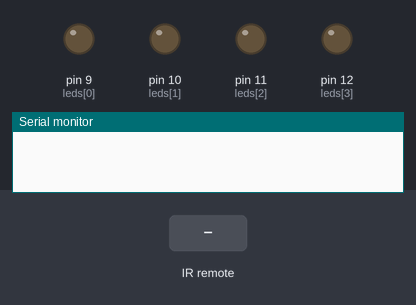
The sketch below on a simulated Arduino Uno, built with avr-gcc and run on an emulated ATmega328P. Shown: output pins drawn as LEDs (lit = HIGH), the last lines printed to the serial monitor. The test bench sets the inputs (shaded band).

Above: at 1.2 s.
1.3 s: infrared code 0xF720DF received
At 2.5 s:
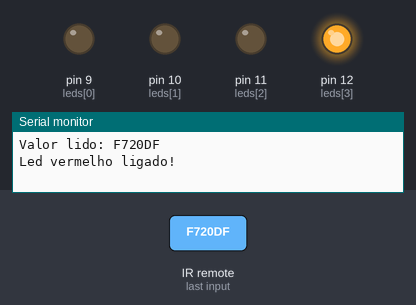
2.8 s: infrared code 0xF7A05F received
At 3.9 s:
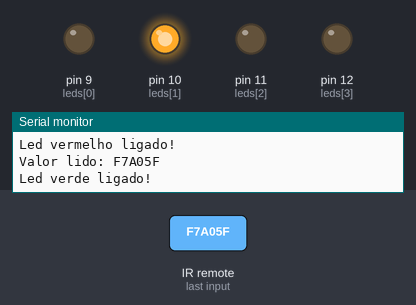
4.3 s: infrared code 0xF7E01F received
At 5.0 s:
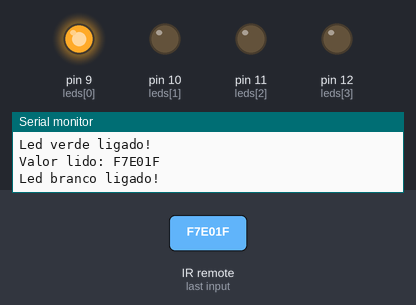
5.8 s: infrared code 0xF728D7 received
At 6.1 s:
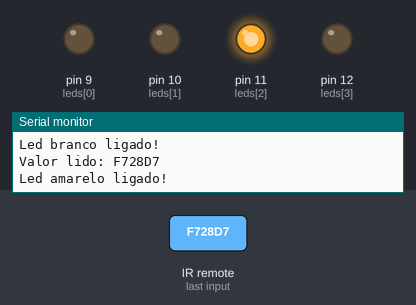
7.3 s: infrared code 0xF720DF received
At 8.5 s:
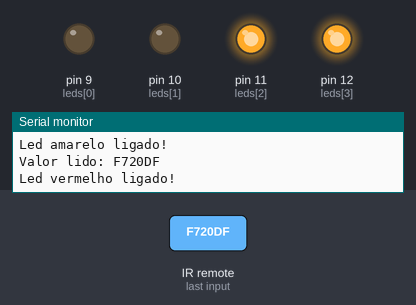
8.8 s: infrared code 0xF7A05F received
At 9.6 s:
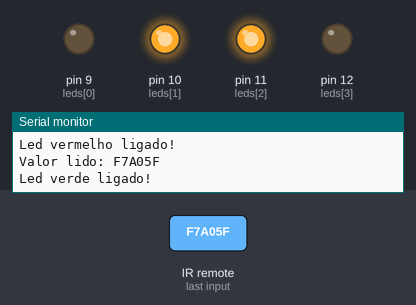
Timing chart, 0 to 11.3 s (numbered marks = the images above; inputs shaded):
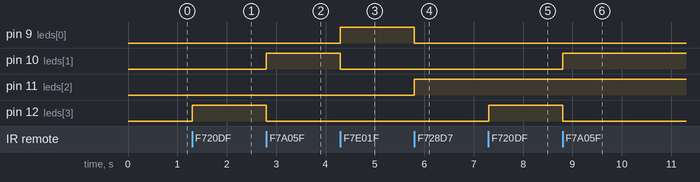

Measured:
- after the input at 1.3 s, pin 12 (leds[3]): LOW → HIGH at once
- after the input at 2.8 s, pin 10 (leds[1]): LOW → HIGH at once; pin 12 (leds[3]): HIGH → LOW at once
- after the input at 4.3 s, pin 9 (leds[0]): LOW → HIGH at once; pin 10 (leds[1]): HIGH → LOW at once
- after the input at 5.8 s, pin 9 (leds[0]): HIGH → LOW at once; pin 11 (leds[2]): LOW → HIGH at once
- after the input at 7.3 s, pin 12 (leds[3]): LOW → HIGH at once
- after the input at 8.8 s, pin 10 (leds[1]): LOW → HIGH at once; pin 12 (leds[3]): HIGH → LOW at once

The sketch:

SensorIR.ino
```cpp
#include <Arduino.h>
#include <IRremote.h>
#include <IRremoteInt.h>

const int leds[4] = {9, 10, 11, 12};
const int IR = 8;
int estado;
float armazenaValor;

IRrecv irrecv(IR);
decode_results results;

void setup() {
  for(int i = 0; i <= 3; i++) {
    pinMode(leds[i], OUTPUT);
  }

  Serial.begin(9600);
  irrecv.enableIRIn(); // inicializa o sensor IR
}

void loop() {
  if(irrecv.decode(&results)) {
    Serial.print("Valor lido: ");
    Serial.println(results.value, HEX);
    armazenaValor = results.value;
    irrecv.resume();


    if(armazenaValor == 0xF720DF) {
      Serial.println("Led vermelho ligado!");
      digitalWrite(leds[3], HIGH);
    }

    if(armazenaValor == 0xF7A05F) {
      Serial.println("Led verde ligado!");
      digitalWrite(leds[3], LOW);
      digitalWrite(leds[1], HIGH);
    }

    if(armazenaValor == 0xF7E01F) {
      Serial.println("Led branco ligado!");
      digitalWrite(leds[1], LOW);
      digitalWrite(leds[0], HIGH);
    }

    if(armazenaValor == 0xF728D7) {
      Serial.println("Led amarelo ligado!");
      digitalWrite(leds[0], LOW);
      digitalWrite(leds[2], HIGH);
    }

    if(armazenaValor == 0xF740BF) {
      Serial.println("Todos os leds foram desligados");
      for(int i = 0; i <= 3; i++) {
        digitalWrite(leds[i], LOW);
      }
    }
  }
}
```
